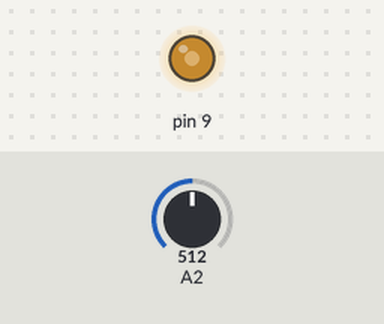
The sketch below on a simulated Arduino Uno, built with avr-gcc and run on an emulated ATmega328P. On the bench: output pins drawn as LEDs (lit = HIGH). The inputs (shaded band) are chosen by the test bench; at power-on: A2 = 512.

Above: at 1.2 s.
1.3 s: A2 set to 716
At 1.9 s:
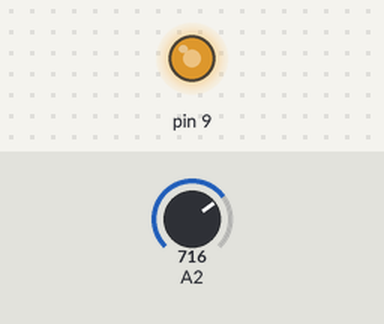
2.8 s: A2 set to 900
At 3.1 s:
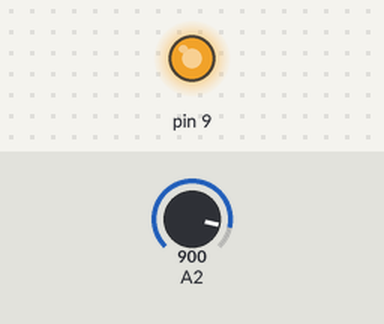
4.3 s: A2 set to 122
At 5.4 s:
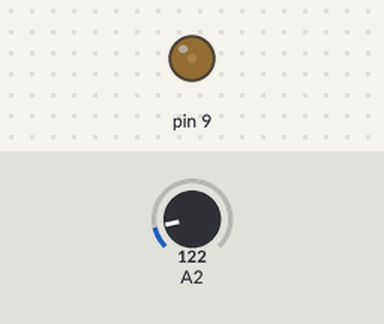
5.8 s: A2 set to 0
At 6.6 s:
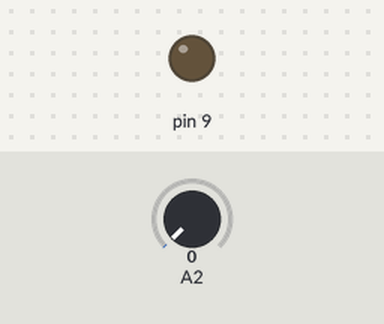
7.3 s: A2 set to 511
At 7.7 s:
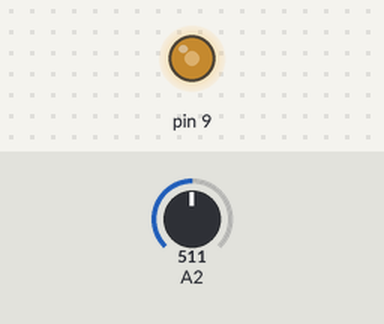
Timing chart, 0 to 9.8 s (numbered marks = the images above; inputs shaded):
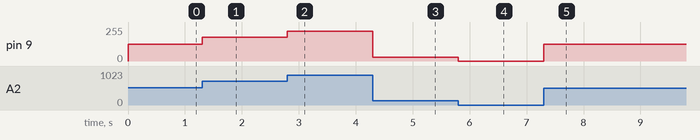

Measured:
- after the input at 1.3 s, pin 9: 127/255 → 178/255 at once
- after the input at 2.8 s, pin 9: 178/255 → 224/255 at once
- after the input at 4.3 s, pin 9: 224/255 → 30/255 at once
- after the input at 5.8 s, pin 9: 30/255 → 0/255 at once
- after the input at 7.3 s, pin 9: 0/255 → 127/255 at once

The sketch:

Lab11_Exercise03.ino
```cpp
void setup() { }

void loop() {
  int inValue = analogRead(A2);
  int outValue = map(inValue, 0, 1023, 0, 255); // Change range from 0-1023 to 0-255
  analogWrite(9, outValue);
}
```
